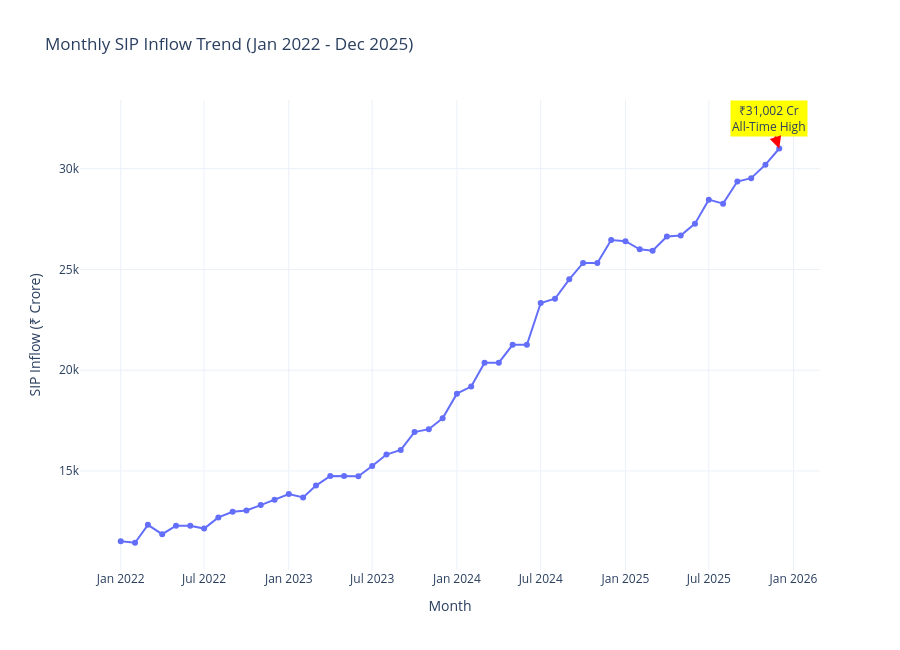

The notebook cell this image was saved under:
### Code cell
import plotly.express as px

fig = px.line(
    sip_df,
    x="month",
    y="sip_inflow_crore",
    markers=True,
    title="Monthly SIP Inflow Trend (Jan 2022 - Dec 2025)"
)

# Highlight the all-time high (Dec 2025)

fig.add_annotation(
    x="2025-12-01",
    y=31002,
    text="₹31,002 Cr<br>All-Time High",
    showarrow=True,
    arrowhead=2,
    arrowsize=1.2,
    arrowwidth=2,
    arrowcolor="red",
    bgcolor="yellow"
)

fig.update_layout(
    template="plotly_white",
    xaxis_title="Month",
    yaxis_title="SIP Inflow (₹ Crore)",
    hovermode="x unified",
    height=650
)

fig.show()

### Figure 1 — Plotly figure (JSON) as saved in the notebook; plotly's stock layout.template omitted (floating-point values rounded to 4 significant figures)
{"data": [{"hovertemplate": "month=%{x}<br>sip_inflow_crore=%{y}<extra></extra>", "legendgroup": "", "line": {"color": "#636efa", "dash": "solid"}, "marker": {"symbol": "circle"}, "mode": "lines+markers", "name": "", "orientation": "v", "showlegend": false, "type": "scatter", "x": ["2022-01-01T00:00:00", "2022-02-01T00:00:00", "2022-03-01T00:00:00", "2022-04-01T00:00:00", "2022-05-01T00:00:00", "2022-06-01T00:00:00", "2022-07-01T00:00:00", "2022-08-01T00:00:00", "2022-09-01T00:00:00", "2022-10-01T00:00:00", "2022-11-01T00:00:00", "2022-12-01T00:00:00", "2023-01-01T00:00:00", "2023-02-01T00:00:00", "2023-03-01T00:00:00", "2023-04-01T00:00:00", "2023-05-01T00:00:00", "2023-06-01T00:00:00", "2023-07-01T00:00:00", "2023-08-01T00:00:00", "2023-09-01T00:00:00", "2023-10-01T00:00:00", "2023-11-01T00:00:00", "2023-12-01T00:00:00", "2024-01-01T00:00:00", "2024-02-01T00:00:00", "2024-03-01T00:00:00", "2024-04-01T00:00:00", "2024-05-01T00:00:00", "2024-06-01T00:00:00", "2024-07-01T00:00:00", "2024-08-01T00:00:00", "2024-09-01T00:00:00", "2024-10-01T00:00:00", "2024-11-01T00:00:00", "2024-12-01T00:00:00", "2025-01-01T00:00:00", "2025-02-01T00:00:00", "2025-03-01T00:00:00", "2025-04-01T00:00:00", "2025-05-01T00:00:00", "2025-06-01T00:00:00", "2025-07-01T00:00:00", "2025-08-01T00:00:00", "2025-09-01T00:00:00", "2025-10-01T00:00:00", "2025-11-01T00:00:00", "2025-12-01T00:00:00"], "xaxis": "x", "y": [11517, 11438, 12328, 11863, 12286, 12276, 12140, 12694, 12976, 13040, 13306, 13573, 13856, 13687, 14276, 14749, 14749, 14734, 15245, 15814, 16042, 16928, 17073, 17610, 18838, 19187, 20371, 20371, 21262, 21262, 23332, 23547, 24509, 25323, 25320, 26459, 26400, 25999, 25926, 26632, 26688, 27274, 28464, 28265, 29361, 29529, 30200, 31002], "yaxis": "y"}], "layout": {"annotations": [{"arrowcolor": "red", "arrowhead": 2, "arrowsize": 1.2, "arrowwidth": 2, "bgcolor": "yellow", "showarrow": true, "text": "₹31,002 Cr<br>All-Time High", "x": "2025-12-01", "y": 31002}], "height": 650, "hovermode": "x unified", "legend": {"tracegroupgap": 0}, "title": {"text": "Monthly SIP Inflow Trend (Jan 2022 - Dec 2025)"}, "xaxis": {"anchor": "y", "domain": [0, 1], "title": {"text": "Month"}}, "yaxis": {"anchor": "x", "domain": [0, 1], "title": {"text": "SIP Inflow (₹ Crore)"}}}}
